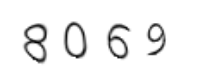
#> input picture dataargument/1.png, 200 x 80 px
$ python try.py
#> lines starting #> are read from the running program, lines starting #| are printed output that depends on the picture; after the words box and inside, x2 and y2 are one past the last pixel; in counts of white or black regions, pixels touching at a corner belong together
# -*- coding: utf-8 -*-
"""
Created on Sun Mar 21 20:31:20 2021

@author: rodger
"""

import numpy as np
from PIL import Image

def binarizing(img,threshold):
  """传入image对象进行灰度、二值处理"""
  img = img.convert("L") # 转灰度
  pixdata = img.load()
  w, h = img.size
  # 遍历所有像素，大于阈值的为黑色
  for y in range(h):
    for x in range(w):
      if pixdata[x, y] < threshold:
        # pixdata[x, y] = 0
        pixdata[x, y] = 255
      else:
        # pixdata[x, y] = 255
         pixdata[x, y] = 0
  return img

# 4邻域的连通域和 8邻域的连通域
# [row, col]
NEIGHBOR_HOODS_4 = True
OFFSETS_4 = [[0, -1], [-1, 0], [0, 0], [1, 0], [0, 1]]

NEIGHBOR_HOODS_8 = False
OFFSETS_8 = [[-1, -1], [0, -1], [1, -1],
             [-1,  0], [0,  0], [1,  0],
             [-1,  1], [0,  1], [1,  1]]


def reorganize(binary_img: np.array):
    index_map = []
    points = []
    index = -1
    rows, cols = binary_img.shape
    for row in range(rows):
        for col in range(cols):
            var = binary_img[row][col]
            if var < 0.5:
                continue
            if var in index_map:
                index = index_map.index(var)
                num = index + 1
            else:
                index = len(index_map)
                num = index + 1
                index_map.append(var)
                points.append([])
            binary_img[row][col] = num
            points[index].append([row, col])
    return binary_img, points


def neighbor_value(binary_img: np.array, offsets, reverse=False):
    rows, cols = binary_img.shape
    label_idx = 0
    rows_ = [0, rows, 1] if reverse == False else [rows-1, -1, -1]
    cols_ = [0, cols, 1] if reverse == False else [cols-1, -1, -1]
    for row in range(rows_[0], rows_[1], rows_[2]):
        for col in range(cols_[0], cols_[1], cols_[2]):
            label = 256
            if binary_img[row][col] < 0.5:
                continue
            for offset in offsets:
                neighbor_row = min(max(0, row+offset[0]), rows-1)
                neighbor_col = min(max(0, col+offset[1]), cols-1)
                neighbor_val = binary_img[neighbor_row, neighbor_col]
                if neighbor_val < 0.5:
                    continue
                label = neighbor_val if neighbor_val < label else label
            if label == 255:
                label_idx += 1
                label = label_idx
            binary_img[row][col] = label
    return binary_img

# binary_img: bg-0, object-255; int
def Two_Pass(binary_img: np.array, neighbor_hoods):
    if neighbor_hoods == NEIGHBOR_HOODS_4:
        offsets = OFFSETS_4
    elif neighbor_hoods == NEIGHBOR_HOODS_8:
        offsets = OFFSETS_8
    else:
        raise ValueError

    binary_img = neighbor_value(binary_img, offsets, False)
    binary_img = neighbor_value(binary_img, offsets, True)

    return binary_img


def recursive_seed(binary_img: np.array, seed_row, seed_col, offsets, num, max_num=100):
    rows, cols = binary_img.shape
    binary_img[seed_row][seed_col] = num
    for offset in offsets:
        neighbor_row = min(max(0, seed_row+offset[0]), rows-1)
        neighbor_col = min(max(0, seed_col+offset[1]), cols-1)
        var = binary_img[neighbor_row][neighbor_col]
        if var < max_num:
            continue
        binary_img = recursive_seed(binary_img, neighbor_row, neighbor_col, offsets, num, max_num)
    return binary_img

# max_num 表示连通域最多存在的个数
def Seed_Filling(binary_img, neighbor_hoods, max_num=100):
    if neighbor_hoods == NEIGHBOR_HOODS_4:
        offsets = OFFSETS_4
    elif neighbor_hoods == NEIGHBOR_HOODS_8:
        offsets = OFFSETS_8
    else:
        raise ValueError

    num = 1
    rows, cols = binary_img.shape
    for row in range(rows):
        for col in range(cols):
            var = binary_img[row][col]
            if var <= max_num:
                continue
            binary_img = recursive_seed(binary_img, row, col, offsets, num, max_num=100)
            num += 1
    return binary_img

def findCorp(inList):
    tempX = []
    tempY = []
    for l in range(len(inList)):
        tempX.append(inList[l][0])
        tempY.append(inList[l][1])
    minx= min(tempX)
    miny = min(tempY)
    maxx = max(tempX)
    maxy = max(tempY)
    width = maxx - minx
    height = maxy - miny
    return (minx, miny, maxx, maxy)


if __name__ == "__main__":
    binary_img = np.zeros((4, 7), dtype=np.int16)
    index = [[0, 2], [0, 5],
            [1, 0], [1, 1], [1, 2], [1, 4], [1, 5], [1, 6],
            [2, 2], [2, 5],
            [3, 1], [3, 2], [3, 4], [3, 6]]
    for i in index:
        binary_img[i[0], i[1]] = np.int16(255)

    p = Image.open('1.png')
#> p is the input picture: PIL image 200x80 L; min 0, max 255, mean 241.3
    # binary_img = np.array(p)
    binary_img = np.array(binarizing(p,200))
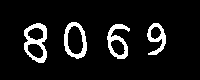
#> binary_img: shape (80, 200); 8.7% white; 4 white regions, box (x1, y1, x2, y2) and area: (24, 23, 47, 63) 438, (64, 22, 87, 59) 343, (107, 24, 130, 59) 343, (147, 23, 166, 55) 271
    print("原始二值图像")
    print(binary_img)
#> (printed output is left out)


    print("Two_Pass")
    binary_img = Two_Pass(binary_img, NEIGHBOR_HOODS_8)
#> after the loop in neighbor_value, `for row in range(rows_[0], rows_[1], rows_[2]):`:
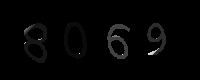
#> binary_img: shape (80, 200); 8.72% of pixels changed, all inside (x1, y1, x2, y2) = (24, 22, 166, 63); drawn with min black and max white
#> after the loop in neighbor_value, `for row in range(rows_[0], rows_[1], rows_[2]):`: label_idx = 23
#> call 2 of neighbor_value, with reverse = True
#> after the loop in neighbor_value (call 2), `for row in range(rows_[0], rows_[1], rows_[2]):`:
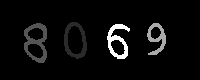
#> binary_img: shape (80, 200); 0.56% of pixels changed, all inside (x1, y1, x2, y2) = (24, 23, 159, 55); drawn with min black and max white
#> after the loop in neighbor_value (call 2), `for row in range(rows_[0], rows_[1], rows_[2]):`: label_idx = 0
    binary_img, points1 = reorganize(binary_img)
#> after the loop in reorganize, `for row in range(rows):`:
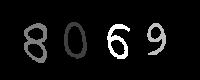
#> binary_img: shape (80, 200); 3.84% of pixels changed, all inside (x1, y1, x2, y2) = (107, 23, 166, 59); drawn with min black and max white
#> after the loop in reorganize, `for row in range(rows):`: index_map = [1, 2, 4, 6]; points = 4 items
#> points1 = 4 items
    Image.fromarray(binary_img* 255).save('new.png')
    n = findCorp(points1[1])
#> after the loop in findCorp, `for l in range(len(inList)):`: tempX = 438 values from 23 to 62; tempY = 438 values, max 46 at index 79, min 24 at index 93, mean 35.92
#> in findCorp, `minx= min(tempX)`: minx = 23
#> in findCorp, `miny = min(tempY)`: miny = 24
#> in findCorp, `maxx = max(tempX)`: maxx = 62
#> in findCorp, `maxy = max(tempY)`: maxy = 46
#> in findCorp, `width = maxx - minx`: width = 39
#> in findCorp, `height = maxy - miny`: height = 22
#> n = (23, 24, 62, 46)
    # n = (10,10,100,50)
    temp = p.crop(n) # 调用crop函数进行切割
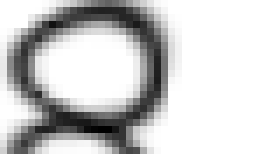
#> temp: PIL image 39x22 L (shown 7 times larger); min 0, max 255, mean 203.2
    temp.save("cut.png")
    # print(binary_img, points1)

    print("Seed_Filling")
    # binary_img = Seed_Filling(binary_img, NEIGHBOR_HOODS_8)
    # binary_img, points = reorganize(binary_img)
    # print(binary_img, points)
